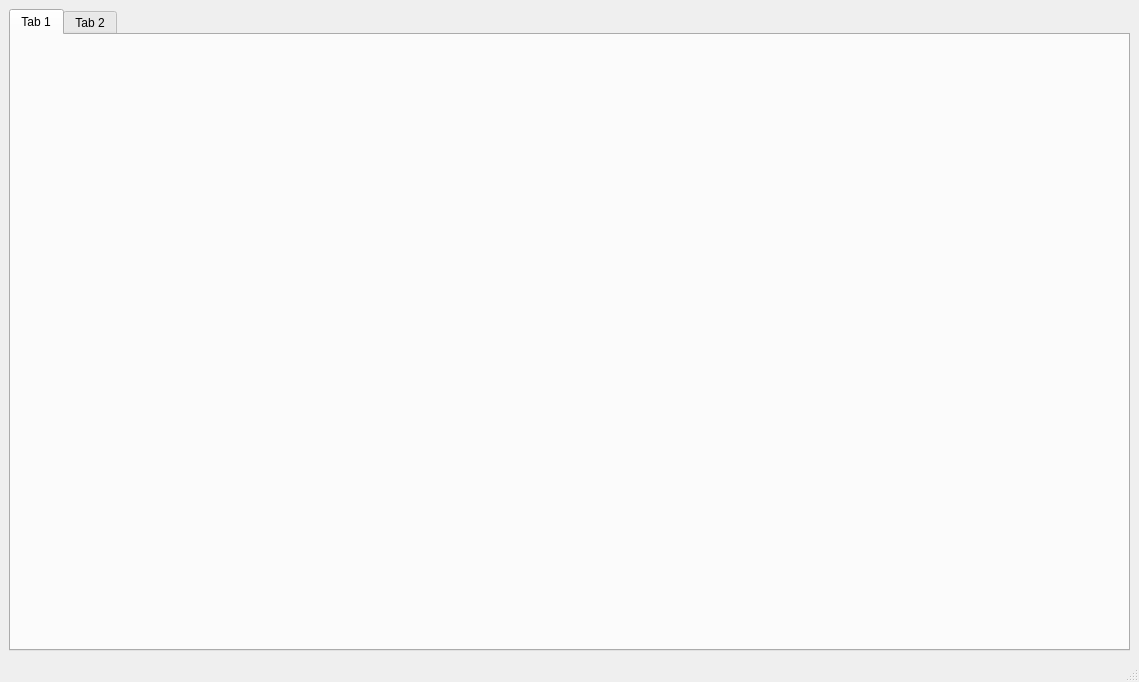
<?xml version="1.0" encoding="UTF-8"?>
<ui version="4.0">
 <class>MainWindow</class>
 <widget class="QMainWindow" name="MainWindow">
  <property name="geometry">
   <rect>
    <x>0</x>
    <y>0</y>
    <width>1139</width>
    <height>682</height>
   </rect>
  </property>
  <property name="windowTitle">
   <string>MainWindow</string>
  </property>
  <property name="windowIcon">
   <iconset>
    <normaloff>../../resource/search.ico</normaloff>../../resource/search.ico</iconset>
  </property>
  <widget class="QWidget" name="centralwidget">
   <property name="sizePolicy">
    <sizepolicy hsizetype="Preferred" vsizetype="Preferred">
     <horstretch>0</horstretch>
     <verstretch>0</verstretch>
    </sizepolicy>
   </property>
   <layout class="QVBoxLayout" name="verticalLayout" stretch="0">
    <item>
     <widget class="QTabWidget" name="search_tab">
      <property name="currentIndex">
       <number>0</number>
      </property>
      <widget class="QWidget" name="tab1">
       <attribute name="title">
        <string>Tab 1</string>
       </attribute>
      </widget>
      <widget class="QWidget" name="tab2">
       <attribute name="title">
        <string>Tab 2</string>
       </attribute>
      </widget>
     </widget>
    </item>
   </layout>
  </widget>
  <widget class="QMenuBar" name="menubar">
   <property name="geometry">
    <rect>
     <x>0</x>
     <y>0</y>
     <width>1139</width>
     <height>22</height>
    </rect>
   </property>
  </widget>
  <widget class="QStatusBar" name="statusbar"/>
 </widget>
 <resources/>
 <connections/>
</ui>
